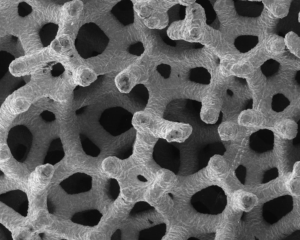
#> input picture segmentation/cells_small.pgm, 300 x 240 px; its folder holds only this picture in this run
$ python -i segmentation_lib.py   (imports and definitions only)
#> lines starting #> are read from the running program, lines starting #| are printed output that depends on the picture; after the words box and inside, x2 and y2 are one past the last pixel; in counts of white or black regions, pixels touching at a corner belong together
import cv2
import numpy
import numpy as np
import math

def histogram_equalizer(filename):
    if type(filename) == str:
        image = cv2.imread(filename, 0)  # returns numpy array of image
    else:
        image = filename  # else image is provided as numpy array

    height, width = image.shape  # gives height and width of image
    total_pixels = height * width
    new_image = np.zeros(shape=(height, width), dtype=np.uint8)

    histogram = [0] * 256
    for i in range(height):
        for j in range(width):
            histogram[image[i][j]] += 1

    norm_histogram = [freq / total_pixels for freq in histogram]  # normalized hist divided by total pixels and rounding

    cdf = [0] * 256
    cdf[0] = norm_histogram[0]
    for i in range(1, len(norm_histogram)):  # calculating cumulative distribution function
        cdf[i] = norm_histogram[i] + cdf[i - 1]

    for i in range(height):
        for j in range(width):
            new_image[i][j] = int((256 - 1) * cdf[image[i][j]])  # getting new adjusted intensities

    cv2.imshow("histogram_equalizer", new_image)
    cv2.waitKey(0)
    cv2.destroyWindow("histogram_equalizer")
    return new_image

def dilation(filename):
    if type(filename) == str:
        image = cv2.imread(filename, 0)  # returns numpy array of image
    else:
        image = filename  # else image is provided as numpy array

    # image = double_thresholding(image)
    height, width = image.shape
    new_output = np.zeros(shape=(height, width), dtype=np.uint8)
    b4 = [[0, 255, 0], [255, 255, 255], [0, 255, 0]]
    x, y = (1, 1)  # center of B

    for i in range(height):  # if at least one pixel of image intersects with B set ON otherwise OFF
        for j in range(width):
            if b4[x][y] == image[i][j]:
                new_output[i][j] = 255
            elif i + 1 <= height - 1:
                if b4[x + 1][y] == image[i + 1][j]:
                    new_output[i][j] = 255
            elif i - 1 >= 0:
                if b4[x - 1][y] == image[i - 1][j]:
                    new_output[i][j] = 255
            elif j + 1 <= width - 1:
                if b4[x][y + 1] == image[i][j + 1]:
                    new_output[i][j] = 255
            elif j - 1 >= 0:
                if b4[x][y - 1] == image[i][j - 1]:
                    new_output[i][j] = 255
            else:
                new_output[i][j] = 0

    # cv2.imshow("dilated_image", new_output)
    # cv2.waitKey(0)
    # cv2.destroyWindow("dilated_image")
    return new_output


def erosion(filename):
    if type(filename) == str:
        image = cv2.imread(filename, 0)  # returns numpy array of image
    else:
        image = filename  # else image is provided as numpy array

    # image = double_thresholding(image)
    height, width = image.shape
    new_output = np.zeros(shape=(height, width), dtype=np.uint8)
    b4 = [[0, 255, 0], [255, 255, 255], [0, 255, 0]]
    x, y = (1, 1)  # center of B

    for i in range(height):  # if all pixels of image intersects with B set ON
        for j in range(width):
            if b4[x][y] and image[i][j] > 0:
                if ((i + 1 <= height - 1) and (i - 1 >= 0)) and ((j + 1 <= width - 1) and (j - 1 >= 0)):
                    if ((b4[x + 1][y] and image[i + 1][j] > 0) and (b4[x - 1][y] and image[i - 1][j] > 0)) and (
                            (b4[x][y + 1]  and image[i][j + 1] > 0) and (b4[x][y - 1] and image[i][j - 1] > 0)):
                        new_output[i][j] = 255

    # cv2.imshow("eroded_image", new_output)
    # cv2.waitKey(0)
    # cv2.destroyWindow("eroded_image")
    return new_output


def flood_fill_separate(seed_point, filename, output,
                        label=None):  # seed, filename(input), new output for double-thresholding
    if type(filename) == str:
        image = cv2.imread(filename, 0)  # returns numpy array of image
    else:
        image = filename  # else image is provided as numpy array

    if label:
        new_color = label
    else:
        new_color = 254
    height, width = image.shape

    old_color = image[seed_point[0]][seed_point[1]]  # old_color at seed pixel location
    if old_color == new_color: return
    frontier = [seed_point]
    output[seed_point[0]][seed_point[1]] = new_color

    while len(frontier) != 0:  # while frontier is not empty
        q = frontier.pop()
        x, y = q  # unwrapping

        # checking neighbors of q
        if x + 1 <= height - 1:
            if image[x + 1][y] == old_color and output[x + 1][y] != new_color:
                frontier.append((x + 1, y))
                output[x + 1][y] = new_color

        if y + 1 <= width - 1:
            if image[x][y + 1] == old_color and output[x][y + 1] != new_color:
                frontier.append((x, y + 1))
                output[x][y + 1] = new_color

        if x - 1 >= 0:
            if image[x - 1][y] == old_color and output[x - 1][y] != new_color:
                frontier.append((x - 1, y))
                output[x - 1][y] = new_color

        if y - 1 >= 0:
            if image[x][y - 1] == old_color and output[x][y - 1] != new_color:
                frontier.append((x, y - 1))
                output[x][y - 1] = new_color

    return output


def simple_thresh(filename, t):  # returns thresholded image
    if type(filename) == str:
        image = cv2.imread(filename, 0)  # returns numpy array of image
    else:
        image = filename  # else image is provided as numpy array

    height, width = image.shape
    output = np.zeros(shape=(height, width), dtype=np.uint8)

    for i in range(height):
        for j in range(width):
            if image[i][j] < t:
                output[i][j] = 255
            else:
                output[i][j] = 0

    return output


def double_thresholding(filename):
    if type(filename) == str:
        image = cv2.imread(filename, 0)  # returns numpy array of image
    else:
        image = filename  # else image is provided as numpy array

    height, width = image.shape
    low_thresh = simple_thresh(image, 70)  # 100 low threshold value
    high_thresh = simple_thresh(image, 30)  # 180 high threshold value
    double_thresh = np.zeros(shape=(height, width), dtype=np.uint8)  # initialization

    for i in range(height):  # using high threshold image seed pixel and apply floodfill on low threshold image
        for j in range(width):
            if high_thresh[i][j] == 255:
                pixel = (i, j)
                double_thresh = flood_fill_separate(pixel, low_thresh, double_thresh)

    # cv2.imshow("double_thresh_image", double_thresh)
    # cv2.waitKey(0)
    # cv2.destroyWindow("double_thresh_image")
    new_height, new_width = double_thresh.shape
    for i in range(new_height):
        for j in range(new_width):
            if double_thresh[i][j] == 254:
                double_thresh[i][j] = 255
    return double_thresh


def clean_image(result):  # applying erosion and dilation to clean image
    i = erosion(result)
    a = dilation(i)
    b = erosion(a)
    c = dilation(b)
    d = dilation(c)

    return d


def ridler_calvard(filename):  # ridler calvard to find the best threshold value
    if type(filename) == str:
        image = cv2.imread(filename, 0)  # returns numpy array of image
    else:
        image = filename

    height, width = image.shape
    t = 50  # random starting threshold
    while True:
        mu_less = [0] * 256
        mu_greater = [0] * 256
        less_pixels_count = 0
        greater_pixels_count = 0

        for i in range(height):
            for j in range(width):
                if image[i][j] <= t:
                    mu_less[image[i][j]] += 1
                    less_pixels_count += 1
                else:
                    mu_greater[image[i][j]] += 1
                    greater_pixels_count += 1

        if less_pixels_count != 0:
            mu_l = round(sum([index * intensity for index, intensity in enumerate(mu_less)]) / less_pixels_count, 2)
        else:
            mu_l = 0

        if greater_pixels_count != 0:
            mu_g = round(sum([index * intensity for index, intensity in enumerate(mu_greater)]) / greater_pixels_count, 2)
        else:
            mu_g = 0

        new_t = (mu_l + mu_g) / 2
        if abs(t - new_t) < 0.01:
            return int(new_t)
        else:
            t = new_t


# [105 lines left out: functions connected_components_using_flood_fill, isFrontON, isLeftON, MoveForward, wall_following, draw_perimeter, not called in this run]


def convolve(image, kernel):  # corresponding pixels of image and kernel are multiplied and then added together for every pixel
    if type(image) == str:
        image = cv2.imread(image, 0)  # returns numpy array of image
    else:
        image = image  # else image is provided as numpy array

    height, width = image.shape  # gives height and width of image
    ker_h, ker_w = kernel.shape

    h = np.zeros(shape=(height, width), dtype=np.double)  # output image
    for i in range(height):
        for j in range(width):
            sum = 0
            for k in range(ker_h):
                for m in range(ker_w):
                    offset_i = k - math.floor(ker_h / 2)
                    offset_j = m - math.floor(ker_w / 2)
                    if (0 <= i + offset_i < image.shape[0]) and (0 <= j + offset_j < image.shape[1]):
                        sum += image[i+offset_i][j+offset_j] * kernel[k][m]

            h[i][j] = sum

    return h

def gaussian_kernel(sigma):  # returns 1D smoothing kernel. Central element is bigger than rest of the elements
    a = round(2.5 * sigma - 0.5)  # sigma refers to standard deviation
    w = 2 * a + 1
    sum = 0
    G = [0] * w
    for i in range(0, w):
        G[i] = math.exp((-1 * (i-a) * (i-a)) / (2 * sigma * sigma))
        sum = sum + G[i]

    for i in range(0, w):
        G[i] = G[i] / sum
    return np.array([G])  # returns horizontal kernel


def gaussian_derivative_kernel(sigma):  # used to identify edges, reduce noise, and extract features
    a = round(2.5 * sigma - 0.5)
    w = 2 * a + 1
    sum = 0
    G_prime = [0] * w
    for i in range(0, w):
        G_prime[i] = -1 * (i-a) * math.exp((-1 * (i-a) * (i-a)) / (2 * sigma * sigma))
        sum = sum - (i * G_prime[i])  # can change - to +

    for i in range(0, w):
        G_prime[i] = G_prime[i] / sum

    return np.array([G_prime])

def horizontal_gradient(image, g_kernel, g_prime_kernel):  # horizontal gradient
    temporary_horizontal = convolve(image, g_kernel.T)  # g_kernel.T refers to transpose of gaussian kernel (convolve image with vertical 1-D)
    horizontal = convolve(temporary_horizontal, g_prime_kernel)

    # cv2.imshow("horizontal_gradient", horizontal)
    # cv2.waitKey(0)
    # cv2.destroyWindow("horizontal_gradient")
    return horizontal


def vertical_gradient(image, g_kernel, g_prime_kernel):  # vertical gradient
    temporary_vertical = convolve(image, g_kernel)
    vertical = convolve(temporary_vertical, g_prime_kernel.T) # g_prime_kernel.T refers to transpose of gaussian derivative kernel(convolve image with vertical 1-D)

    # cv2.imshow("vertical_gradient", vertical)
    # cv2.waitKey(0)
    # cv2.destroyWindow("vertical_gradient")
    return vertical

def magnitude_direction(image, sigma):  # returns edges magnitude and edges direction
    if type(image) == str:
        image = cv2.imread(image, 0)  # returns numpy array of image
    else:
        image = image  # else image is provided as numpy array

    height, width = image.shape

    magnitude = np.zeros(shape=(height, width), dtype=np.double)
    direction = np.zeros(shape=(height, width), dtype=np.double)

    g_kernel = gaussian_kernel(sigma)
    g_prime_kernel = gaussian_derivative_kernel(sigma)

    horizontal = horizontal_gradient(image, g_kernel, g_prime_kernel)
    vertical = vertical_gradient(image, g_kernel, g_prime_kernel)

    for i in range(height):
       for j in range(width):
           magnitude[i][j] = np.sqrt((vertical[i][j] ** 2) + (horizontal[i][j] ** 2))
           direction[i][j] = np.arctan2(horizontal[i][j], vertical[i][j])

    # [7 lines of commented-out code are left out]

    return magnitude, direction


# [94 lines left out: functions non_maximal_suppression, hysteresis, edge_linking, not called in this run]


def chamfer(edge_image):  # distance of every pixel from edge
    edge = np.uint8(edge_image.copy())  # Ensure the image is in uint8 format
    height, width = edge.shape
    chamfer_distance = np.full((height, width), float('inf'))  # Initialize chamfer distance with infinity

    # First pass: top-left to bottom-right
    for i in range(height):
        for j in range(width):
            if edge[i][j] > 0:  # if it's an edge pixel (ON pixel)
                chamfer_distance[i][j] = 0
            else:
                # Compare with the pixel above and the pixel to the left
                if i > 0:  # Check the pixel above
                    chamfer_distance[i][j] = min(chamfer_distance[i][j], 1 + chamfer_distance[i - 1][j])
                if j > 0:  # Check the pixel to the left
                    chamfer_distance[i][j] = min(chamfer_distance[i][j], 1 + chamfer_distance[i][j - 1])

    # Second pass: bottom-right to top-left
    for i in range(height - 1, -1, -1):  # Start from the bottom
        for j in range(width - 1, -1, -1):  # Start from the right
            if edge[i][j] > 0:  # if it's an edge pixel (ON pixel)
                chamfer_distance[i][j] = 0
            else:
                # Compare with the pixel below and the pixel to the right
                if i < height - 1:  # Check the pixel below
                    chamfer_distance[i][j] = min(chamfer_distance[i][j], 1 + chamfer_distance[i + 1][j])
                if j < width - 1:  # Check the pixel to the right
                    chamfer_distance[i][j] = min(chamfer_distance[i][j], 1 + chamfer_distance[i][j + 1])

    # Return the Chamfer distance image
    return chamfer_distance.astype(np.uint8)


# [5 lines left out: function canny_edge, not called in this run]


def watershed(mag):
    height, width = mag.shape
    label = np.full(shape=(height, width),fill_value=-1, dtype=np.double)  # labeled output
    pixels = [[]] * 256  # precompute or map intensity levels to pixels
    global_label = 1
    frontier = []
    neighbors = [                           # offset
        (-1, -1), (-1, 0), (-1, 1),
        (0, -1), (0, 1),
        (1, -1), (1, 0), (1, 1)
    ]

    for i in range(height):
        for j in range(width):
            intensity = mag[i][j]
            pixels[intensity].append((i,j))

    for g in range(0,256):  # 0 - 255
        temp_label = label.copy()
        intensity_pixels = pixels[g]
        for p in intensity_pixels:  # grow existing catchment basins by one pixel, creating initial frontier
            if mag[p[0]][p[1]] == g:
                for dx, dy in neighbors:
                    new_i, new_j = p[0]+dx, p[1]+dy  # calculating new indices
                    if 0 <= new_i < height and 0 <= new_j < width:  # making sure new_indices are not out of bounds
                        if temp_label[new_i][new_j] >= 0:  # if already exists or part of some catchment basin
                            label[p[0]][p[1]] = label[new_i][new_j]  # label[p] = label[q]
                            frontier.append(p)  # frontier.pushback(p)


        while len(frontier) != 0:  # continue growing existing basins by one pixel
            p = frontier.pop(0)  # pop front
            for dx, dy in neighbors:
                new_i, new_j = p[0] + dx, p[1] + dy  # calculating new indices
                if 0 <= new_i < height and 0 <= new_j < width:  # making sure new_indices are not out of bounds
                    if mag[new_i][new_j] == g and label[new_i][new_j] == -1:
                        label[new_i][new_j] = label[p[0]][p[1]]
                        frontier.append((new_i,new_j))  # pushback(q) neighbor of p

        for p in intensity_pixels:  # create new catchment basin
            if mag[p[0]][p[1]] == g and label[p[0]][p[1]] == -1:  # unlabelled
                flood_fill_separate(p, mag, label, global_label)
                global_label += 1


    return label

# [93 lines left out: functions watershed_segmentation, marker_watershed, marker, not called in this run]


def watershed_segmentation_using_markers(image):
#> called with image = 'cells_small.pgm'
    if type(image) == str:
        image = cv2.imread(image, 0)  # returns numpy array of image
#> image is the input picture: shape (240, 300); min 8, max 239, mean 95.5
    else:
        image = image  # else image is provided as numpy array

    mag, dir = magnitude_direction(image, sigma=0.6)
#> after the loop in convolve (call 4), `for i in range(height):`:
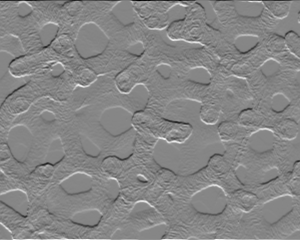
#> h: shape (240, 300) float64; min -103.7, max 93.25, mean 0; drawn with min black and max white
#> after the loop in magnitude_direction, `for i in range(height):`:
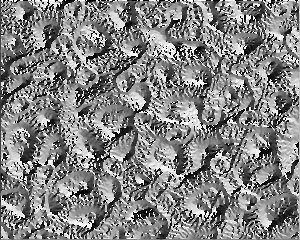
#> direction: shape (240, 300) float64; min -3.14, max 3.14, mean 0.0964; drawn with min black and max white
    mag = np.uint8(mag)
    mag = histogram_equalizer(mag)
#> after the loop in histogram_equalizer, `for i in range(height):`:
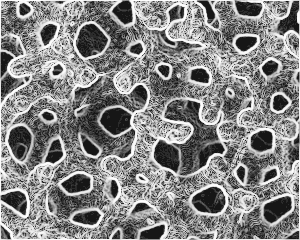
#> new_image: shape (240, 300); min 22, max 254, mean 133.5
    cv2.imshow("Marker Watershed: Magnitude", mag)  # magnitude image
    cv2.waitKey(0)
    cv2.destroyWindow("Marker Watershed: Magnitude")

    print(ridler_calvard(image))
#| 86
    g_kernel = gaussian_kernel(1.0)
    image = convolve(image, g_kernel)
    image = np.uint8(image)

    threshold_image = double_thresholding(image)  # thresholded image
#> after the loop in simple_thresh, `for i in range(height):`:
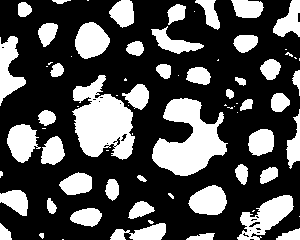
#> output: shape (240, 300); 31.4% white; 75 white regions (28 under 20 px), largest, box (x1, y1, x2, y2) and area: (72, 75, 135, 160) 3314, (152, 98, 228, 176) 3228, (237, 195, 294, 240) 1246
#> call 2 of simple_thresh, with t = 30
#> after the loop in simple_thresh (call 2), `for i in range(height):`:
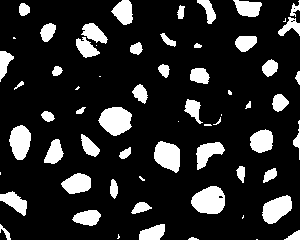
#> output: shape (240, 300); 16% white; 64 white regions (15 under 20 px), largest, box (x1, y1, x2, y2) and area: (191, 186, 225, 214) 728, (98, 107, 132, 136) 712, (154, 141, 180, 173) 610
#> after the loop in double_thresholding, `for i in range(new_height):`: double_thresh: shape (240, 300); 30.9% white; 43 white regions (1 under 20 px), largest, box (x1, y1, x2, y2) and area: (72, 75, 135, 160) 3311, (152, 98, 228, 176) 3228, (237, 195, 294, 240) 1243
    threshold_image = clean_image(threshold_image)
#> after the loop in erosion, `for i in range(height):`: new_output: shape (240, 300); 25.7% white; 53 white regions (8 under 20 px), largest, box (x1, y1, x2, y2) and area: (153, 99, 226, 175) 2923, (74, 76, 134, 159) 2901, (76, 23, 109, 58) 836
#> after the loop in dilation, `for i in range(height):`: new_output: shape (240, 300); 27.6% white; 50 white regions (6 under 20 px), largest, box (x1, y1, x2, y2) and area: (153, 98, 226, 175) 3036, (74, 75, 134, 159) 3034, (238, 195, 293, 240) 1055
#> after the loop in erosion (call 2), `for i in range(height):`: new_output: shape (240, 300); 22.8% white; 49 white regions (4 under 20 px), largest, box (x1, y1, x2, y2) and area: (154, 99, 225, 174) 2740, (75, 95, 133, 158) 2404, (77, 23, 108, 57) 776
#> after the loop in dilation (call 2), `for i in range(height):`: new_output: shape (240, 300); 24.5% white; 49 white regions (4 under 20 px), largest, box (x1, y1, x2, y2) and area: (154, 98, 225, 174) 2850, (75, 94, 133, 158) 2487, (77, 22, 108, 57) 807
#> after the loop in dilation (call 3), `for i in range(height):`: new_output: shape (240, 300); 25.9% white; 46 white regions (2 under 20 px), largest, box (x1, y1, x2, y2) and area: (154, 97, 225, 174) 2960, (75, 93, 133, 158) 2568, (239, 194, 292, 240) 997
    cv2.imshow("Marker Watershed: Threshold", threshold_image)
    cv2.waitKey(0)
    cv2.destroyWindow("Marker Watershed: Threshold")


    chamfer_distance = chamfer(threshold_image)  # chamfer on thresholded image
#> after the loop in chamfer, `for i in range(height - 1, -1, -1):`:
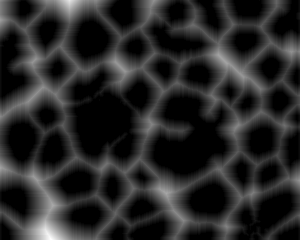
#> chamfer_distance: shape (240, 300) float64; min 0, max 41, mean 6.7; drawn with min black and max white
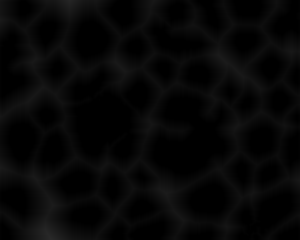
#> chamfer_distance: shape (240, 300); min 0, max 41, mean 6.7
    cv2.imshow("Marker Watershed: Chamfer", chamfer_distance)
    cv2.waitKey(0)
    cv2.destroyWindow("Marker Watershed: Chamfer")


    normal_watershed_chamfer = watershed(chamfer_distance)  # normal watershed on chamfer distance
#> after the loop in watershed, `for p in intensity_pixels:`: label: shape (240, 300) float64; every value is -1
#> after the loop in watershed, `for p in intensity_pixels:`: frontier = []
    norm_cham_viz = (255 * normal_watershed_chamfer) / (np.max(normal_watershed_chamfer))
    cv2.imshow("Marker Watershed: Watershed of Chamfer", np.uint8(norm_cham_viz))
    cv2.waitKey(0)
    cv2.destroyWindow("Marker Watershed: Watershed of Chamfer")


    normal_watershed_edge_image = canny_edge(normal_watershed_chamfer, sigma=1.0)  # canny edge performed on watershed chamfer
    cv2.imshow("Marker Watershed: Edges separating objects", np.uint8(normal_watershed_edge_image))
    cv2.waitKey(0)
    cv2.destroyWindow("Marker Watershed: Edges separating objects")


    marker_image = marker(threshold_image,normal_watershed_edge_image)  # marker generated using thresholded image and edge image
    cv2.imshow("Marker Watershed: Watershed Marker", marker_image)
    cv2.waitKey(0)
    cv2.destroyWindow("Marker Watershed: Watershed Marker")

    label = marker_watershed(mag, marker_image)
    return label


# [15 lines left out: function draw, not called in this run]

>>> result = watershed_segmentation_using_markers('cells_small.pgm')
